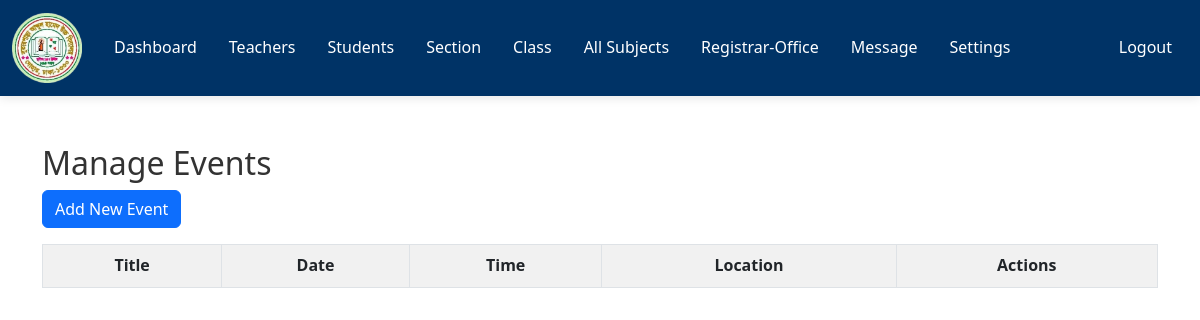
The app's page /admin/events.php (signed in), older data.
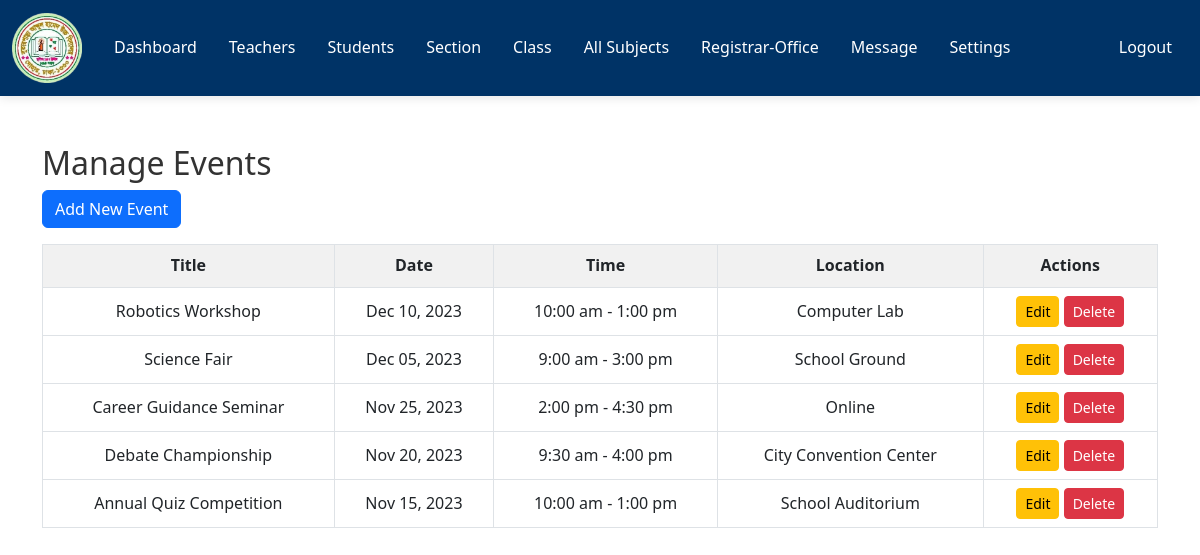
The same page, newer data.
### tables this page shows
CREATE TABLE IF NOT EXISTS `events` (
  `event_id` int NOT NULL AUTO_INCREMENT,
  `title` varchar(255) NOT NULL,
  `description` text,
  `event_date` date NOT NULL,
  `start_time` time NOT NULL,
  `end_time` time NOT NULL,
  `location` varchar(255) NOT NULL,
  `is_online` tinyint(1) DEFAULT '0',
  `event_type` enum('Competition','Seminar','Workshop','Sports','Cultural') DEFAULT 'Seminar',
  `featured_image` varchar(255) DEFAULT NULL,
  `created_at` timestamp NULL DEFAULT CURRENT_TIMESTAMP,
  `updated_at` timestamp NULL DEFAULT CURRENT_TIMESTAMP ON UPDATE CURRENT_TIMESTAMP,
  PRIMARY KEY (`event_id`)
);

### admin/data/event.php (called while the page is built, shortened)
<?php
function getAllEvents($conn, $limit = null) {
    $sql = "SELECT * FROM events ORDER BY event_date DESC";
    $stmt = $conn->prepare($sql);
    $stmt->execute();
    return $stmt->fetchAll(PDO::FETCH_ASSOC);
}
?>

### admin/events.php (the view, shortened to what this page needs)
<?php
include "../DB_connection.php";
include "data/event.php";
$events = getAllEvents($conn);
?>
<!DOCTYPE html>
<html>
<head>
    <link rel="stylesheet" href="https://cdn.jsdelivr.net/npm/bootstrap@5.2.0/dist/css/bootstrap.min.css">
    <link rel="stylesheet" href="../css/style.css">
</head>
<body>
    <?php include "inc/navbar.php" ?>
    <div class="container mt-5">
        <h2>Manage Events</h2>
        <a href="event-add.php" class="btn btn-primary mb-3">Add New Event</a>
        <table class="table table-bordered">
            <thead>
                <tr>
                    <th>Title</th>
                    <th>Date</th>
                    <th>Time</th>
                    <th>Location</th>
                    <th>Actions</th>
                </tr>
            </thead>
            <tbody>
                <?php foreach ($events as $event): ?>
                <tr>
                    <td><?= htmlspecialchars($event['title']) ?></td>
                    <td><?= date('M d, Y', strtotime($event['event_date'])) ?></td>
                    <td><?= date('g:i a', strtotime($event['start_time'])) ?> - <?= date('g:i a', strtotime($event['end_time'])) ?></td>
                    <td><?= $event['is_online'] ? 'Online' : htmlspecialchars($event['location']) ?></td>
                    <td>
                        <a href="event-edit.php?id=<?= $event['event_id'] ?>" class="btn btn-warning btn-sm">Edit</a>
                        <a href="event-delete.php?id=<?= $event['event_id'] ?>" class="btn btn-danger btn-sm" onclick="return confirm('Are you sure?')">Delete</a>
                    </td>
                </tr>
                <?php endforeach; ?>
            </tbody>
        </table>
    </div>
</body>
</html>

Row changes from the older to the newer data that the page shows:
added events: title "Robotics Workshop", event_date "Dec 10, 2023", start_time "10:00 am", end_time "1:00 pm", location "Computer Lab"
added events: title "Science Fair", event_date "Dec 05, 2023", start_time "9:00 am", end_time "3:00 pm", location "School Ground"
added events: title "Career Guidance Seminar", event_date "Nov 25, 2023", start_time "2:00 pm", end_time "4:30 pm", is_online "Online"
added events: title "Debate Championship", event_date "Nov 20, 2023", start_time "9:30 am", end_time "4:00 pm", location "City Convention Center"
added events: title "Annual Quiz Competition", event_date "Nov 15, 2023", start_time "10:00 am", end_time "1:00 pm", location "School Auditorium"
